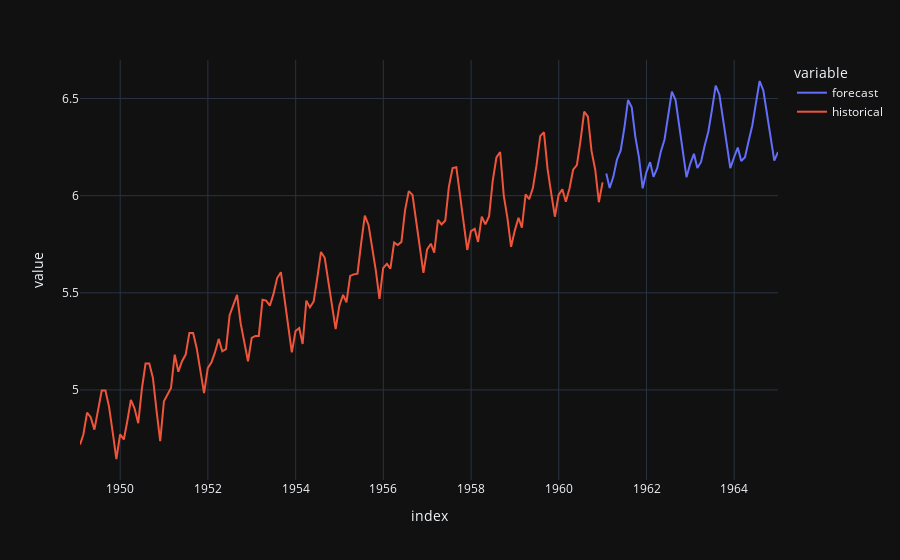

The notebook cell saved with this chart:
### Code cell
df_forecasts.plot()

### Figure 1 — Plotly figure (JSON) as saved in the notebook; plotly's stock layout.template omitted (floating-point values rounded to 4 significant figures; data arrays with more than 128 entries replaced by an {"elided": "..."} marker saying what was removed)
{"data": [{"hovertemplate": "variable=forecast<br>index=%{x}<br>value=%{y}<extra></extra>", "legendgroup": "forecast", "line": {"color": "#636efa", "dash": "solid"}, "marker": {"symbol": "circle"}, "mode": "lines", "name": "forecast", "orientation": "v", "showlegend": true, "type": "scatter", "x": {"elided": "192 str values"}, "xaxis": "x", "y": {"elided": "192 float values"}, "yaxis": "y"}, {"hovertemplate": "variable=historical<br>index=%{x}<br>value=%{y}<extra></extra>", "legendgroup": "historical", "line": {"color": "#EF553B", "dash": "solid"}, "marker": {"symbol": "circle"}, "mode": "lines", "name": "historical", "orientation": "v", "showlegend": true, "type": "scatter", "x": {"elided": "192 str values"}, "xaxis": "x", "y": {"elided": "192 float values"}, "yaxis": "y"}], "layout": {"legend": {"title": {"text": "variable"}, "tracegroupgap": 0}, "margin": {"t": 60}, "xaxis": {"anchor": "y", "domain": [0, 1], "title": {"text": "index"}}, "yaxis": {"anchor": "x", "domain": [0, 1], "title": {"text": "value"}}}}
